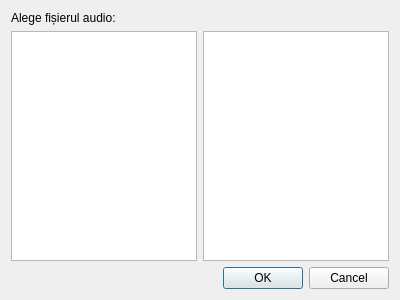
<?xml version="1.0" encoding="UTF-8"?>
<ui version="4.0">
 <class>browseDialog</class>
 <widget class="QDialog" name="browseDialog">
  <property name="geometry">
   <rect>
    <x>0</x>
    <y>0</y>
    <width>400</width>
    <height>300</height>
   </rect>
  </property>
  <property name="windowTitle">
   <string>Dialog</string>
  </property>
  <layout class="QGridLayout" name="gridLayout">
   <item row="0" column="0" colspan="2">
    <widget class="QLabel" name="label">
     <property name="text">
      <string>Alege fișierul audio:</string>
     </property>
    </widget>
   </item>
   <item row="1" column="0">
    <widget class="QTreeView" name="dirTreeView"/>
   </item>
   <item row="1" column="1">
    <widget class="QListView" name="fileListView"/>
   </item>
   <item row="2" column="1">
    <widget class="QDialogButtonBox" name="buttonBox">
     <property name="orientation">
      <enum>Qt::Horizontal</enum>
     </property>
     <property name="standardButtons">
      <set>QDialogButtonBox::Cancel|QDialogButtonBox::Ok</set>
     </property>
    </widget>
   </item>
  </layout>
 </widget>
 <resources/>
 <connections>
  <connection>
   <sender>buttonBox</sender>
   <signal>accepted()</signal>
   <receiver>browseDialog</receiver>
   <slot>accept()</slot>
   <hints>
    <hint type="sourcelabel">
     <x>248</x>
     <y>254</y>
    </hint>
    <hint type="destinationlabel">
     <x>157</x>
     <y>274</y>
    </hint>
   </hints>
  </connection>
  <connection>
   <sender>buttonBox</sender>
   <signal>rejected()</signal>
   <receiver>browseDialog</receiver>
   <slot>reject()</slot>
   <hints>
    <hint type="sourcelabel">
     <x>316</x>
     <y>260</y>
    </hint>
    <hint type="destinationlabel">
     <x>286</x>
     <y>274</y>
    </hint>
   </hints>
  </connection>
 </connections>
</ui>
